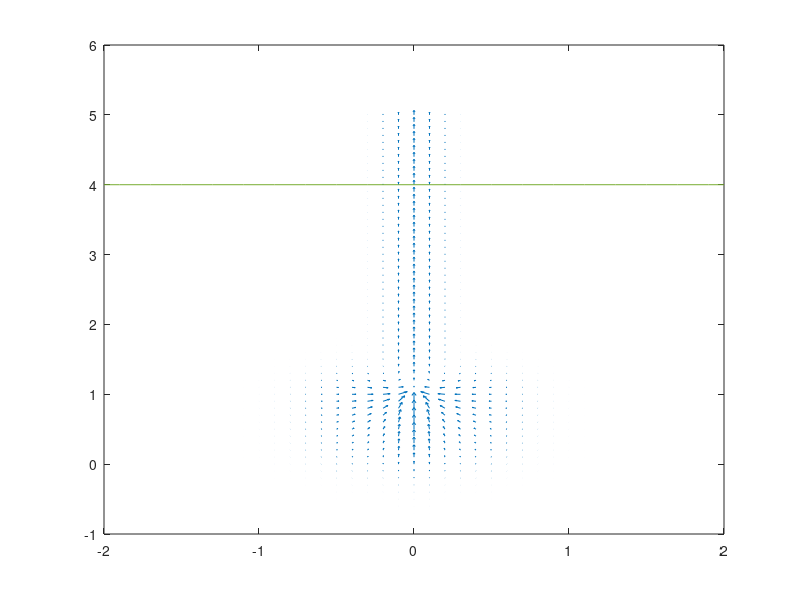

Write MATLAB code to recreate this figure.
%%
clear; clc;

[x,y] = meshgrid(-2:0.1:2, -1:0.1:5);

u = zeros(61,41);
v = zeros(61,41);

%% Inside field
% X is controlled with a Gaussian
x_in_sigma = 0.1;
x_in_mu = 0;
% Y is controlled with a sigmoid
y_in_sigma = 0.1;
y_in_mu = -1;

%% Outside field
center = [0,1];
% X is controlled with a sigmoid
x_out_sigma = [0.1,0.1];
x_out_mu = [-0.5,0.5];
% Y is controlled with a sigmoid
y_out_sigma = [0.1,0.1];
y_out_mu = [-1,0.2];

%% Make field
for i=[1:61]
    for j=[1:41]
        % Inside
        u(i,j) = u(i,j) + 0;
        v(i,j) = v(i,j) + 1/x_in_sigma/sqrt(2*pi) * exp(-1/2 * ((x(i,j)-(center(1)+x_in_mu))/x_in_sigma)^2) * 1 / (1+exp(-(y(i,j)-(center(2)+y_in_mu))/y_in_sigma));
        % Outside
        d = center - [x(i,j), y(i,j)];
        unit = d / norm(d);
        
        x_bounds = center(1) + x_out_mu;
        y_bounds = center(2) + y_out_mu;
        
        x_val = [0,0];
        x_val(1) = 1 / (1 + exp( (-x(i,j) + x_bounds(1)) / x_out_sigma(1)) );
        x_val(2) = 1 / (1 + exp( -(-x(i,j) + x_bounds(2)) / x_out_sigma(2)) );
        
        y_val = [0,0];
        y_val(1) = 1 / (1 + exp( (-y(i,j) + y_bounds(1)) / y_out_sigma(1)) );
        y_val(2) = 1 / (1 + exp( -(-y(i,j) + y_bounds(2)) / y_out_sigma(2)) );
        
        acc = unit * 5 / (norm(d)+1)^2 * x_val(1) * x_val(2) * y_val(1) * y_val(2);
        u(i,j) = u(i,j) + acc(1);
        v(i,j) = v(i,j) + acc(2);
    end
end

%% Plot
t = [-2:0.1:2];
h = ones(1,length(t))*4;

figure
quiver(x,y,u,v)
hold on
plot(t,h)
hold off










